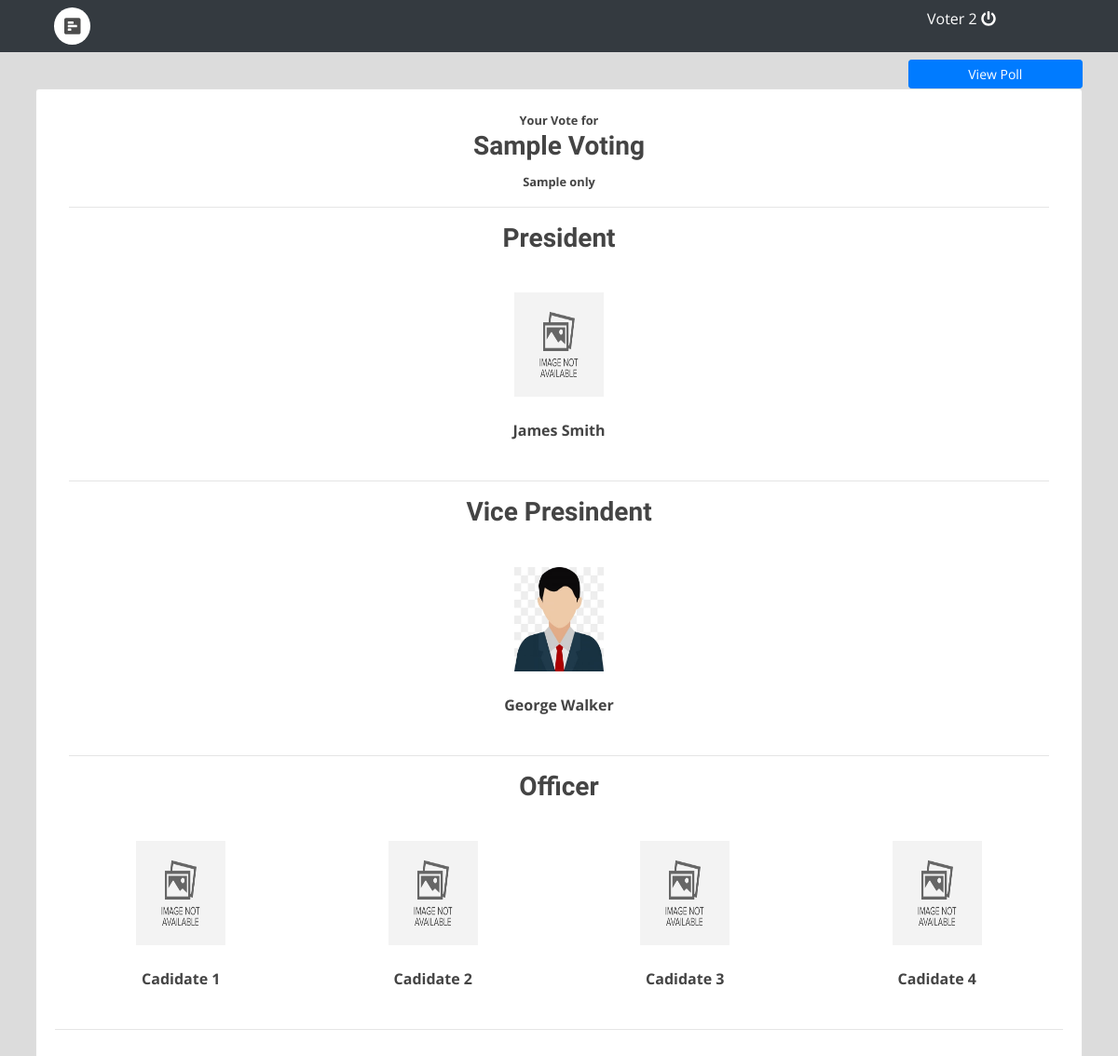
The app's page /voting.php?page=view_vote (signed in), older data.
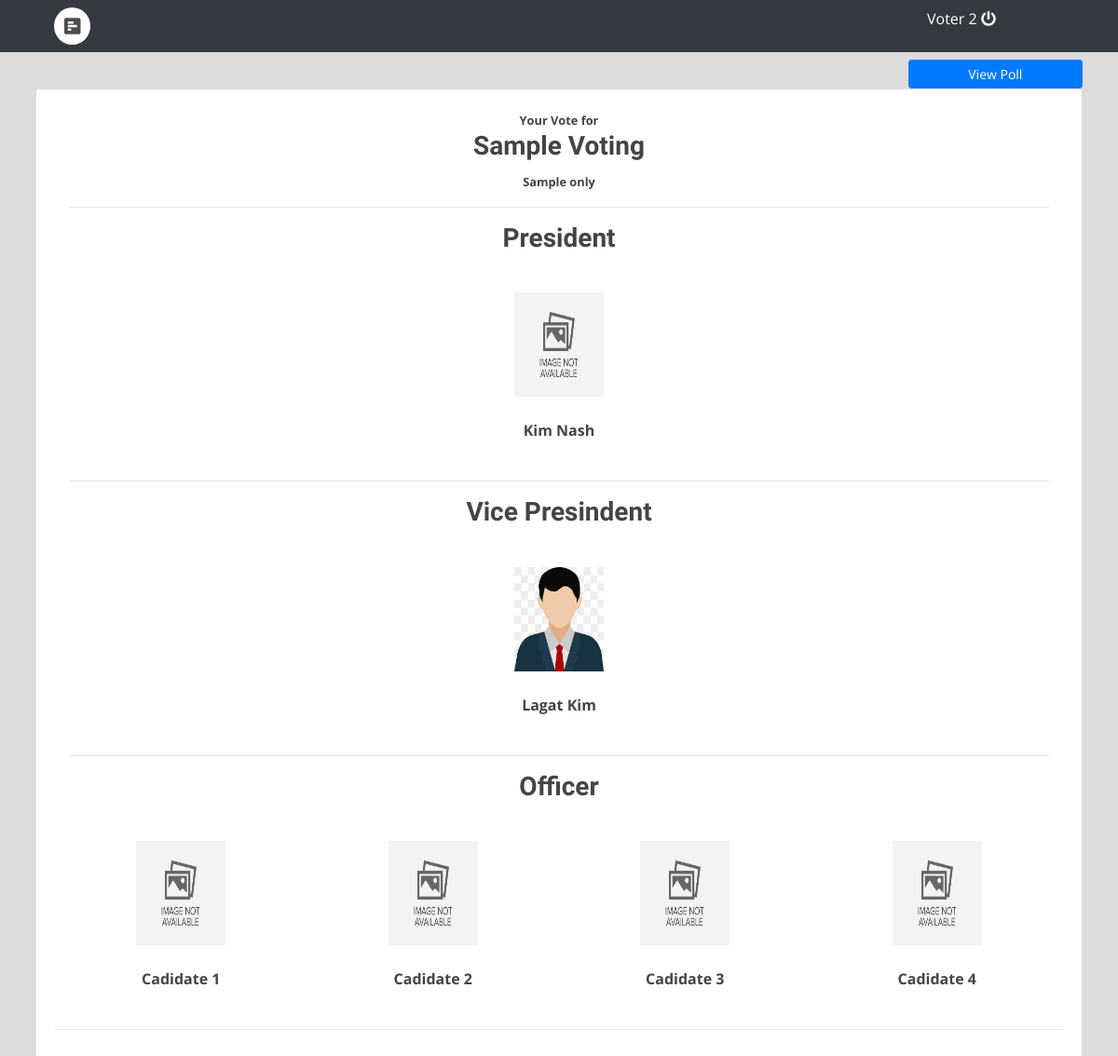
The same page, newer data.
### tables this page shows
CREATE TABLE `votes` (
  `id` int(30) NOT NULL,
  `voting_id` int(30) NOT NULL,
  `category_id` int(30) NOT NULL,
  `voting_opt_id` int(30) NOT NULL,
  `user_id` int(30) NOT NULL
);

CREATE TABLE `voting_opt` (
  `id` int(30) NOT NULL,
  `voting_id` int(30) NOT NULL,
  `category_id` int(30) NOT NULL,
  `image_path` text NOT NULL,
  `opt_txt` text NOT NULL
);

### view_vote.php (the view, shortened to what this page needs)
<?php include('db_connect.php');?>
<?php
	$mvotes = $conn->query("SELECT * FROM votes where voting_id = $id and user_id = ".$_SESSION['login_id']." ");
	$vote_arr = array();
	while($row=$mvotes->fetch_assoc()){
		$vote_arr[$row['category_id']][] = $row;
	}
	$opts = $conn->query("SELECT * FROM voting_opt where voting_id=".$id);
	$opt_arr = array();
	while($row=$opts->fetch_assoc()){
		$opt_arr[$row['id']] = $row;
	}
?>
<div class="container-fluid">
	<div class="col-lg-12">
		<div class="row">
			<div class="col-md-12">
				<a class="btn btn-primary btn-sm  col-md-2 float-right" href="voting.php?page=home">View Poll</a>
			</div>
		</div>
		<div class="card">
			<div class="card-body">
				<div class="col-lg-12">
					<div class="text-center">
						<small><b>Your Vote for</b></small>
						<h3><b><?php echo $title ?></b></h3>
						<small><b><?php echo $description; ?></b></small>
					</div>
					<?php
					$cats = $conn->query("SELECT * FROM category_list where id in (SELECT category_id from voting_opt where voting_id = '".$id."' )");
					while($row = $cats->fetch_assoc()):
					?>
						<hr>
						<div class="row mb-4">
							<div class="col-md-12">
									<div class="text-center">
										<h3><b><?php echo $row['category'] ?></b></h3>
									</div>
							</div>
						</div>
						<div class="row mt-3">
						<?php
						foreach ($vote_arr[$row['id']] as $voted) {
						?>
							<div class="candidate" style="position: relative;">
								<div class="item">
								<div style="display: flex">
									<img src="assets/img/<?php echo $opt_arr[$voted['voting_opt_id']]['image_path'] ?>" alt="">
								</div>
								<br>
								<div class="text-center">
									<large class="text-center"><b><?php echo ucwords($opt_arr[$voted['voting_opt_id']]['opt_txt']) ?></b></large>
								</div>
								</div>
							</div>
						<?php } ?>
						</div>
					<?php endwhile; ?>
				</div>
				<hr>
			</div>
		</div>
	</div>
</div>

Row changes from the older to the newer data that the page shows:
changed through a linked row, votes: voting_opt.opt_txt "James Smith" → "Kim Nash"
changed through a linked row, votes: voting_opt.opt_txt "George Walker" → "Lagat Kim"
